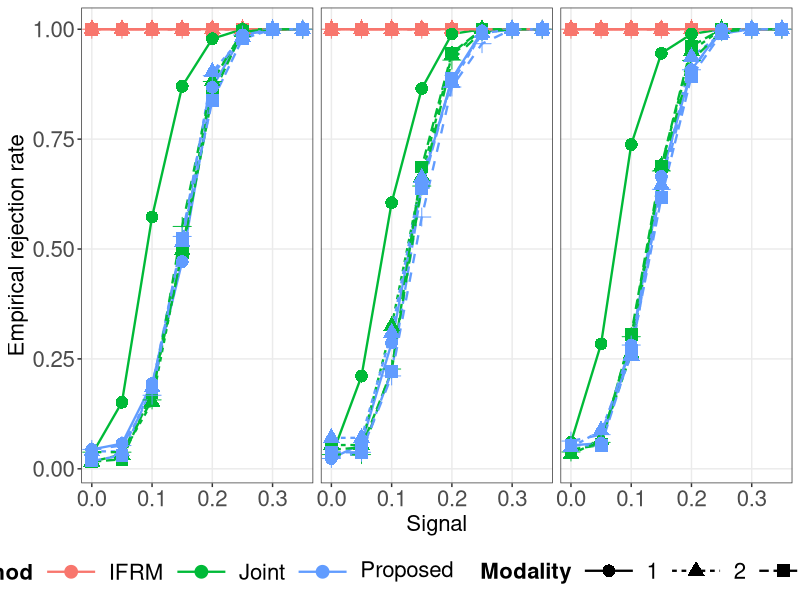
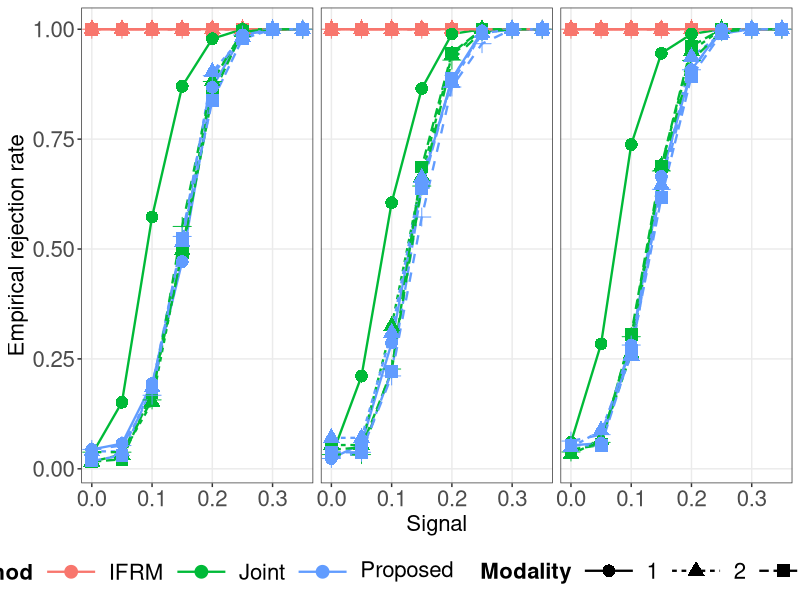

Write the R code that produced these figures, in order.
library(dplyr)
library(tidyr)
library(readr)
library(ggplot2)
library(zoo)
library(here)
##--Figure S24----


plot_noise_allB_from_table <- function(noise_val, B_vals = NULL, v_vals = 1:3, method_vals = NULL, out_png = NULL, all_data_df) {
  if ("w" %in% names(all_data_df) && !"v" %in% names(all_data_df)) {
    # all_data_df <- all_data_df %>% rename(v = w)
    names(all_data_df)[names(all_data_df) == "w"] <- "v"

  }

  sub <- all_data_df %>% filter(noise == noise_val)
  if (!is.null(B_vals)) {
    sub <- sub %>% filter(B %in% B_vals)
  } else {
    B_vals <- sort(unique(sub$B))
  }

  if (!is.null(method_vals)) {
    sub <- sub %>% filter(method %in% method_vals)
  }

  df <- sub %>% filter(V %in% v_vals)
  if (nrow(df) == 0) return(NULL)

  all_v <- sort(unique(df$v))

  df_sum <- df %>%
    mutate(pval = as.numeric(pval), v = as.numeric(v)) %>%
    group_by(B, V, method, k, v) %>%
    summarise(pval = mean(pval, na.rm = TRUE), .groups = "drop") %>%
    group_by(B, V, method, k) %>%
    complete(v = all_v) %>%
    ungroup() %>%
    mutate(
      pval = ifelse(
        tolower(method) == "ifrm" & (is.na(pval) | is.nan(pval)),
        1,
        pval
      )
    ) %>%
    filter(!is.na(pval) & !is.nan(pval)) %>%
    arrange(B, V, method, k, v) %>%
    group_by(B, V, method, k) %>%
    mutate(pval = cummax(pval)) %>%
    ungroup()

  v_labeller <- function(value) paste0("V", value)

  method_labels <- c(
    "proposed" = "Proposed",
    "Proposed" = "Proposed",
    "jointadjust_lambin" = "joint_lambin",
    "jointadjust" = "Joint",
    "Joint" = "Joint",
    "joint" = "Joint",
    "IFRM" = "IFRM",
    "ifrm" = "IFRM"
  )

  modality_labels <- c(
    "1" = "1", "2" = "2", "3" = "3", "4" = "4",
    "kk1" = "1", "kk2" = "2", "kk3" = "3", "kk4" = "4",
    "common" = "common"
  )

  p <- ggplot(df_sum, aes(x = v, y = pval,
                          color = method,
                          shape = factor(k),
                          linetype = factor(k),
                          group = interaction(method, k))) +
    geom_line(linewidth = 0.8, na.rm = TRUE) +
    geom_point(size = 4, na.rm = TRUE) +
    facet_grid(B ~ V, labeller = labeller(V = as_labeller(v_labeller))) +
    scale_x_continuous(
      breaks = seq(
        min(df_sum$v),
        max(df_sum$v),
        by = 0.1
      )
    ) +
    labs(
      x = "Signal",
      y = "Empirical rejection rate",
      shape = "Modality",
      linetype = "Modality",
      color = "Method"
    ) +
    theme_bw() +
    theme(
      strip.text = element_blank(),
      axis.text = element_text(size = 16),
      axis.title = element_text(size = 16),
      legend.key.size = unit(1.2, "lines"),
      legend.key.width = unit(3, "lines"),
      legend.text = element_text(size = 16),
      legend.title = element_text(size = 16, face = "bold"),
      legend.position = "bottom",
      legend.spacing.x = unit(0.3, "cm"),
      legend.spacing.y = unit(0.1, "cm"),
      panel.grid.minor = element_blank(),
      legend.box.background = element_blank()
    ) +
    scale_color_discrete(labels = function(x) {
      mapped <- method_labels[x]
      mapped[is.na(mapped)] <- x[is.na(mapped)]
      parse(text = mapped)
    }) +
    scale_shape_discrete(labels = modality_labels) +
    scale_linetype_discrete(labels = modality_labels) +
    guides(
      shape = guide_legend(override.aes = list(size = 4, linewidth = 0.8)),
      color = guide_legend(override.aes = list(size = 4, linewidth = 0.8))
    )

  if(!is.null(out_png)){
    ggsave(out_png, p, width = 16, height = 9, dpi = 300)
  }

  return(p)
}

df_clean <- read_csv(here::here("simulation", "Results", "betacsv","betatest_lowernoise.csv"), show_col_types = FALSE)[, -1]

if ("w" %in% names(df_clean)) {
  df_sub2 <- df_clean %>% filter(round(as.numeric(w), 2) != 0.4)
} else if ("v" %in% names(df_clean)) {
  df_sub2 <- df_clean %>% filter(round(as.numeric(v), 2) != 0.4)
} else {
  df_sub2 <- df_clean
}

selected_methods <- c("Proposed", "Joint", "IFRM")

for(ii in 1) {
  dd <- plot_noise_allB_from_table(
    noise_val = ii,
    B_vals = c(1, 2),
    method_vals = selected_methods,
    out_png =here::here("simulation", "Results", "betacsv","FigS24.png"),
    all_data_df = df_sub2
  )
  print(dd)
}
